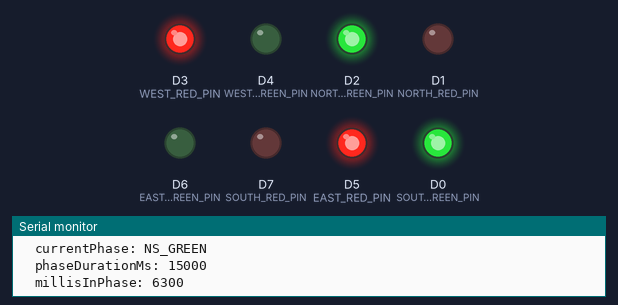
Bench run of a sketch on a simulated ESP8266 (NodeMCU). On the bench: output pins drawn as LEDs (lit = HIGH), the last lines printed to the serial monitor. WiFi joins after 1.5 s; servers stay silent unless stated.

Above: at 9.2 s.
At 17.2 s:
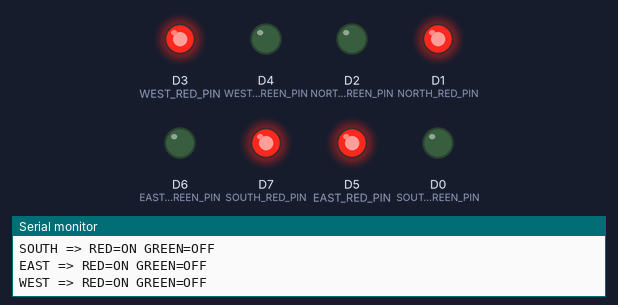
At 25.2 s:
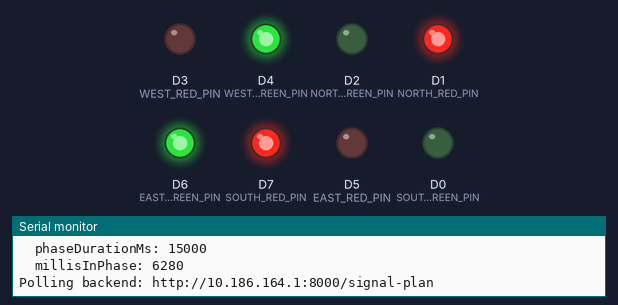
Timing chart, 0 to 43.4 s (numbered marks = the images above):
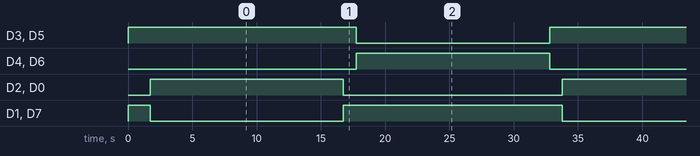

Measured:
- by itself, D3 (WEST_RED_PIN), D5 (EAST_RED_PIN): alternates HIGH for 17.0 s and LOW for 15.0 s
- by itself, D4 (WEST_GREEN_PIN), D6 (EAST_GREEN_PIN): alternates HIGH for 15.0 s and LOW for 17.0 s
- by itself, D2 (NORTH_GREEN_PIN), D0 (SOUTH_GREEN_PIN): alternates HIGH for 15.0 s and LOW for 17.1 s
- by itself, D1 (NORTH_RED_PIN), D7 (SOUTH_RED_PIN): alternates HIGH for 17.1 s and LOW for 15.0 s

The sketch:

esp8266_traffic_controller.ino
```cpp
#include <ESP8266WiFi.h>
#include <ESP8266HTTPClient.h>
#include <ArduinoJson.h>

const char* ssid = "Vlsi";
const char* password = "vlsi80211";
const char* backendBaseUrl = "http://10.186.164.1:8000";

const unsigned long backendPollMs = 2500;
const unsigned long allRedMs = 1000;
const unsigned long debugPrintMs = 2000;

const int NORTH_RED_PIN = D1;
const int NORTH_GREEN_PIN = D2;
const int EAST_RED_PIN = D5;
const int EAST_GREEN_PIN = D6;
const int SOUTH_RED_PIN = D7;
const int SOUTH_GREEN_PIN = D0;
const int WEST_RED_PIN = D3;
const int WEST_GREEN_PIN = D4;

enum TrafficPhase {
  PHASE_NS_GREEN,
  PHASE_EW_GREEN,
  PHASE_ALL_RED
};

struct BackendPlan {
  bool valid = false;
  bool emergencyDetected = false;
  String signalMode = "idle";
  String signalState = "unknown";
  String densityLevel = "low";
  String activeDirection = "auto";
  String preferredPhase = "";
  int greenSeconds = 15;
  int redSeconds = 45;
};

BackendPlan currentPlan;
TrafficPhase currentPhase = PHASE_NS_GREEN;
TrafficPhase nextPhaseAfterAllRed = PHASE_EW_GREEN;

unsigned long phaseStartedAt = 0;
unsigned long phaseDurationMs = 15000;
unsigned long lastBackendPollAt = 0;
unsigned long lastDebugPrintAt = 0;

void configurePin(int pin) {
  pinMode(pin, OUTPUT);
  digitalWrite(pin, LOW);
}

const char* phaseName(TrafficPhase phase) {
  if (phase == PHASE_NS_GREEN) return "NS_GREEN";
  if (phase == PHASE_EW_GREEN) return "EW_GREEN";
  return "ALL_RED";
}

TrafficPhase phaseFromPreferred(const String& preferredPhase) {
  if (preferredPhase == "ew_green") return PHASE_EW_GREEN;
  if (preferredPhase == "ns_green") return PHASE_NS_GREEN;
  return PHASE_NS_GREEN;
}

void printLedState(const char* road, bool redOn, bool greenOn) {
  Serial.print(road);
  Serial.print(" => RED=");
  Serial.print(redOn ? "ON" : "OFF");
  Serial.print(" GREEN=");
  Serial.println(greenOn ? "ON" : "OFF");
}

void setRoadLights(const char* road, int redPin, int greenPin, bool redOn, bool greenOn) {
  digitalWrite(redPin, redOn ? HIGH : LOW);
  digitalWrite(greenPin, greenOn ? HIGH : LOW);
  printLedState(road, redOn, greenOn);
}

void applyPhase(TrafficPhase phase) {
  Serial.print("Applying phase: ");
  Serial.println(phaseName(phase));

  if (phase == PHASE_NS_GREEN) {
    setRoadLights("NORTH", NORTH_RED_PIN, NORTH_GREEN_PIN, false, true);
    setRoadLights("SOUTH", SOUTH_RED_PIN, SOUTH_GREEN_PIN, false, true);
    setRoadLights("EAST", EAST_RED_PIN, EAST_GREEN_PIN, true, false);
    setRoadLights("WEST", WEST_RED_PIN, WEST_GREEN_PIN, true, false);
  } else if (phase == PHASE_EW_GREEN) {
    setRoadLights("NORTH", NORTH_RED_PIN, NORTH_GREEN_PIN, true, false);
    setRoadLights("SOUTH", SOUTH_RED_PIN, SOUTH_GREEN_PIN, true, false);
    setRoadLights("EAST", EAST_RED_PIN, EAST_GREEN_PIN, false, true);
    setRoadLights("WEST", WEST_RED_PIN, WEST_GREEN_PIN, false, true);
  } else {
    setRoadLights("NORTH", NORTH_RED_PIN, NORTH_GREEN_PIN, true, false);
    setRoadLights("SOUTH", SOUTH_RED_PIN, SOUTH_GREEN_PIN, true, false);
    setRoadLights("EAST", EAST_RED_PIN, EAST_GREEN_PIN, true, false);
    setRoadLights("WEST", WEST_RED_PIN, WEST_GREEN_PIN, true, false);
  }
}

void beginPhase(TrafficPhase phase, unsigned long durationMs) {
  currentPhase = phase;
  phaseStartedAt = millis();
  phaseDurationMs = durationMs;
  Serial.print("Begin phase ");
  Serial.print(phaseName(phase));
  Serial.print(" for ");
  Serial.print(durationMs);
  Serial.println(" ms");
  applyPhase(phase);
}

String endpointUrl(const char* path) {
  return String(backendBaseUrl) + path;
}

bool fetchBackendPlan(BackendPlan& outPlan) {
  if (WiFi.status() != WL_CONNECTED) {
    Serial.println("WiFi disconnected while polling backend.");
    return false;
  }

  WiFiClient client;
  HTTPClient http;
  String url = endpointUrl("/signal-plan");

  Serial.print("Polling backend: ");
  Serial.println(url);

  if (!http.begin(client, url)) {
    Serial.println("HTTP begin failed.");
    return false;
  }

  http.setTimeout(3000);
  int statusCode = http.GET();
  if (statusCode <= 0) {
    Serial.print("HTTP GET failed with code: ");
    Serial.println(statusCode);
    http.end();
    return false;
  }

  Serial.print("HTTP status: ");
  Serial.println(statusCode);
  if (statusCode != 200) {
    http.end();
    return false;
  }

  String body = http.getString();
  Serial.println("Backend response:");
  Serial.println(body);
  http.end();

  DynamicJsonDocument doc(1536);
  DeserializationError error = deserializeJson(doc, body);
  if (error) {
    Serial.print("JSON parse error: ");
    Serial.println(error.c_str());
    return false;
  }

  if (doc["recommended_green_sec"].isNull()) {
    Serial.println("No recommended_green_sec yet.");
    return false;
  }

  outPlan.valid = true;
  outPlan.emergencyDetected = doc["emergency_detected"] | false;
  outPlan.signalMode = String((const char*)(doc["signal_mode"] | "idle"));
  outPlan.signalState = String((const char*)(doc["signal_state"] | "unknown"));
  outPlan.densityLevel = String((const char*)(doc["density_level"] | "low"));
  outPlan.activeDirection = String((const char*)(doc["active_direction"] | "auto"));
  outPlan.preferredPhase = String((const char*)(doc["preferred_phase"] | ""));
  outPlan.greenSeconds = doc["recommended_green_sec"] | 15;
  outPlan.redSeconds = doc["recommended_red_sec"] | 45;
  return true;
}

void printCurrentPlan() {
  Serial.println("Current backend plan:");
  Serial.print("  activeDirection: ");
  Serial.println(currentPlan.activeDirection);
  Serial.print("  signalMode: ");
  Serial.println(currentPlan.signalMode);
  Serial.print("  signalState: ");
  Serial.println(currentPlan.signalState);
  Serial.print("  densityLevel: ");
  Serial.println(currentPlan.densityLevel);
  Serial.print("  preferredPhase: ");
  Serial.println(currentPlan.preferredPhase);
  Serial.print("  emergencyDetected: ");
  Serial.println(currentPlan.emergencyDetected ? "true" : "false");
  Serial.print("  greenSeconds: ");
  Serial.println(currentPlan.greenSeconds);
  Serial.print("  redSeconds: ");
  Serial.println(currentPlan.redSeconds);
}

void applyPlanUpdate() {
  BackendPlan nextPlan;
  if (!fetchBackendPlan(nextPlan)) {
    Serial.println("Backend plan update skipped.");
    return;
  }

  currentPlan = nextPlan;
  printCurrentPlan();
}

void updateTrafficStateMachine() {
  unsigned long now = millis();
  unsigned long targetGreenMs = (unsigned long)currentPlan.greenSeconds * 1000UL;

  if (currentPlan.signalMode == "manual_direction_override" && currentPlan.preferredPhase.length() > 0) {
    TrafficPhase preferred = phaseFromPreferred(currentPlan.preferredPhase);

    if (currentPhase == PHASE_ALL_RED) {
      if (now - phaseStartedAt >= phaseDurationMs) {
        beginPhase(preferred, targetGreenMs);
      }
      return;
    }

    if (currentPhase != preferred) {
      nextPhaseAfterAllRed = preferred;
      beginPhase(PHASE_ALL_RED, allRedMs);
      return;
    }

    phaseDurationMs = targetGreenMs;
    return;
  }

  if (currentPlan.emergencyDetected && currentPlan.signalMode == "emergency_override") {
    if (currentPhase == PHASE_NS_GREEN) {
      phaseDurationMs = targetGreenMs;
    } else {
      nextPhaseAfterAllRed = PHASE_NS_GREEN;
      beginPhase(PHASE_ALL_RED, allRedMs);
    }
    return;
  }

  if (currentPhase == PHASE_ALL_RED) {
    if (now - phaseStartedAt >= phaseDurationMs) {
      beginPhase(nextPhaseAfterAllRed, targetGreenMs);
    }
    return;
  }

  if (now - phaseStartedAt >= phaseDurationMs) {
    nextPhaseAfterAllRed = (currentPhase == PHASE_NS_GREEN) ? PHASE_EW_GREEN : PHASE_NS_GREEN;
    beginPhase(PHASE_ALL_RED, allRedMs);
  } else {
    phaseDurationMs = targetGreenMs;
  }
}

void connectWiFi() {
  Serial.print("Connecting to WiFi: ");
  Serial.println(ssid);
  WiFi.mode(WIFI_STA);
  WiFi.begin(ssid, password);
  while (WiFi.status() != WL_CONNECTED) {
    delay(500);
    Serial.print(".");
  }
  Serial.println();
  Serial.print("WiFi connected. Controller IP: ");
  Serial.println(WiFi.localIP());
}

void setupPins() {
  configurePin(NORTH_RED_PIN);
  configurePin(NORTH_GREEN_PIN);
  configurePin(EAST_RED_PIN);
  configurePin(EAST_GREEN_PIN);
  configurePin(SOUTH_RED_PIN);
  configurePin(SOUTH_GREEN_PIN);
  configurePin(WEST_RED_PIN);
  configurePin(WEST_GREEN_PIN);
  beginPhase(PHASE_ALL_RED, allRedMs);
}

void printHeartbeat() {
  Serial.println("Heartbeat:");
  Serial.print("  currentPhase: ");
  Serial.println(phaseName(currentPhase));
  Serial.print("  phaseDurationMs: ");
  Serial.println(phaseDurationMs);
  Serial.print("  millisInPhase: ");
  Serial.println(millis() - phaseStartedAt);
}

void setup() {
  Serial.begin(115200);
  Serial.println();
  Serial.println("ESP8266 Traffic Controller Debug Boot");
  setupPins();
  connectWiFi();

  currentPlan.valid = true;
  currentPlan.greenSeconds = 15;
  currentPlan.redSeconds = 45;
  currentPlan.activeDirection = "auto";

  applyPlanUpdate();
  beginPhase(PHASE_NS_GREEN, (unsigned long)currentPlan.greenSeconds * 1000UL);
}

void loop() {
  if (WiFi.status() != WL_CONNECTED) {
    connectWiFi();
  }

  unsigned long now = millis();
  if (now - lastBackendPollAt >= backendPollMs) {
    lastBackendPollAt = now;
    applyPlanUpdate();
  }

  if (now - lastDebugPrintAt >= debugPrintMs) {
    lastDebugPrintAt = now;
    printHeartbeat();
  }

  updateTrafficStateMachine();
  delay(20);
}
```
